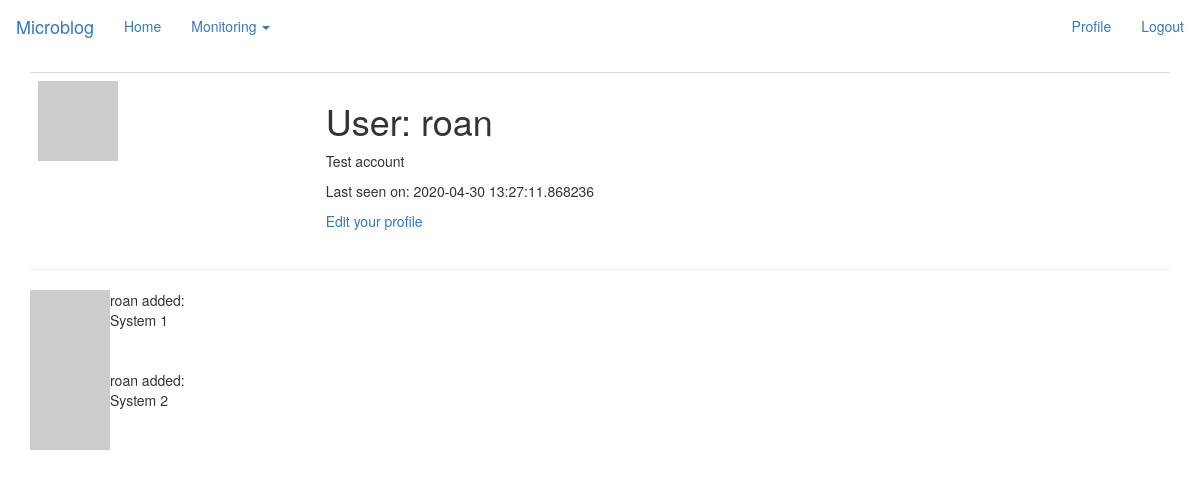
The page /user/roan (signed in) on the database as committed earlier.
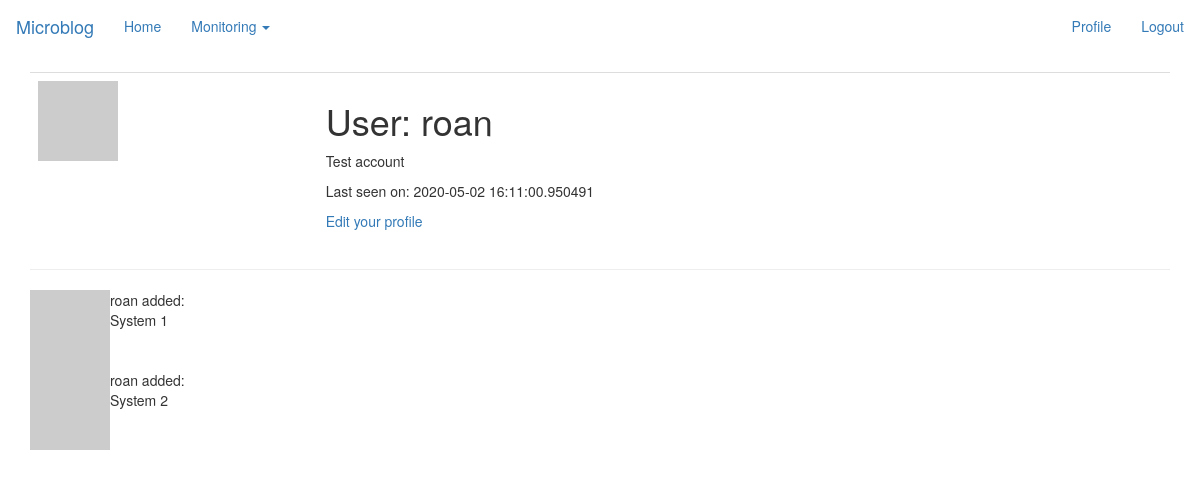
The same page on the database as committed later.
### app/models.py (models this page shows, shortened)
class User(UserMixin, db.Model):
    id = db.Column(db.Integer, primary_key=True)
    username = db.Column(db.String(64), index=True, unique=True)
    email = db.Column(db.String(120), index=True, unique=True)
    password_hash = db.Column(db.String(128))
    posts = db.relationship('Post', backref='author', lazy='dynamic')
    about_me = db.Column(db.String(140))
    last_seen = db.Column(db.DateTime, default=datetime.utcnow)
    def avatar(self, size):
        digest = md5(self.email.lower().encode('utf-8')).hexdigest()
        return 'https://www.gravatar.com/avatar/{}?d=identicon&s={}'.format(
            digest, size)

### app/routes.py (the view)
@app.route('/user/<username>')
@login_required
def user(username):
    user = User.query.filter_by(username=username).first_or_404()
    posts = [
        {'author': user, 'body': 'System 1'},
        {'author': user, 'body': 'System 2'}
    ]
    return render_template('user.html', user=user, posts=posts)

### app/models.py (called while the page is built)
@login.user_loader
def load_user(id):
    return User.query.get(int(id))

### app/routes.py (called while the page is built)
@app.before_request
def before_request():
    if current_user.is_authenticated:
        current_user.last_seen = datetime.utcnow()
        db.session.commit()

### app/templates/user.html
{% extends "base.html" %}
{% block app_content %}
    <table class="table table-hover">
        <tr valign="top">
            <td><img src="{{ user.avatar(128) }}"></td>
            <td>
                <h1>User: {{ user.username }}</h1>
                {% if user.about_me %}<p>{{ user.about_me }}</p>{% endif %}
                {% if user.last_seen %}<p>Last seen on: {{ user.last_seen }}</p>{% endif %}
                {% if user == current_user %}
                <p><a href="{{ url_for('edit_profile') }}">Edit your profile</a></p>
                {% endif %}
            </td>
        </tr>
    </table>
    <hr>
    {% for post in posts %}
        {% include '_post.html' %}
    {% endfor %}
{% endblock %}

### app/templates/base.html (shortened to what this page needs)
{% extends 'bootstrap/base.html' %}
{% block navbar %}
<nav class="navbar navbar-dark bg-dark">
    <a class="navbar-brand" href="{{ url_for('index') }}">Microblog</a>
    <div class="collapse navbar-collapse" id="bs-example-navbar-collapse-1">
        <ul class="nav navbar-nav">
            <li><a href="{{ url_for('index') }}">Home</a></li>
            <li class="nav-item oo-roboto-override dropdown">
                <a class="nav-link dropdown-toggle" data-toggle="dropdown" role="button" aria-haspopup="true" aria-expanded="false" href="{{ url_for('index') }}">
                    Monitoring
                    <span class="caret"></span>
                </a>
            </li>
        </ul>
        <ul class="nav navbar-nav navbar-right">
            {% if current_user.is_anonymous %}
            <li><a href="{{ url_for('login') }}">Login</a></li>
            {% else %}
            <li><a href="{{ url_for('user', username=current_user.username) }}">Profile</a></li>
            <li><a href="{{ url_for('logout') }}">Logout</a></li>
            {% endif %}
        </ul>
    </div>
</nav>
{% endblock %}
{% block content %}
<div class="container">
    {% block app_content %}{% endblock %}
</div>
{% endblock %}

### app/templates/_post.html
<table>
      <tr valign="top">
          <td><img src="{{ post.author.avatar(36) }}"></td>
          <td>{{ post.author.username }} added:<br>{{ post.body }}</td>
      </tr>
  </table>

Rows that differ between the two databases and show on the page:
changed User "roan": last_seen "2020-04-30 13:27:11.868236" → "2020-05-02 16:11:00.950491"
